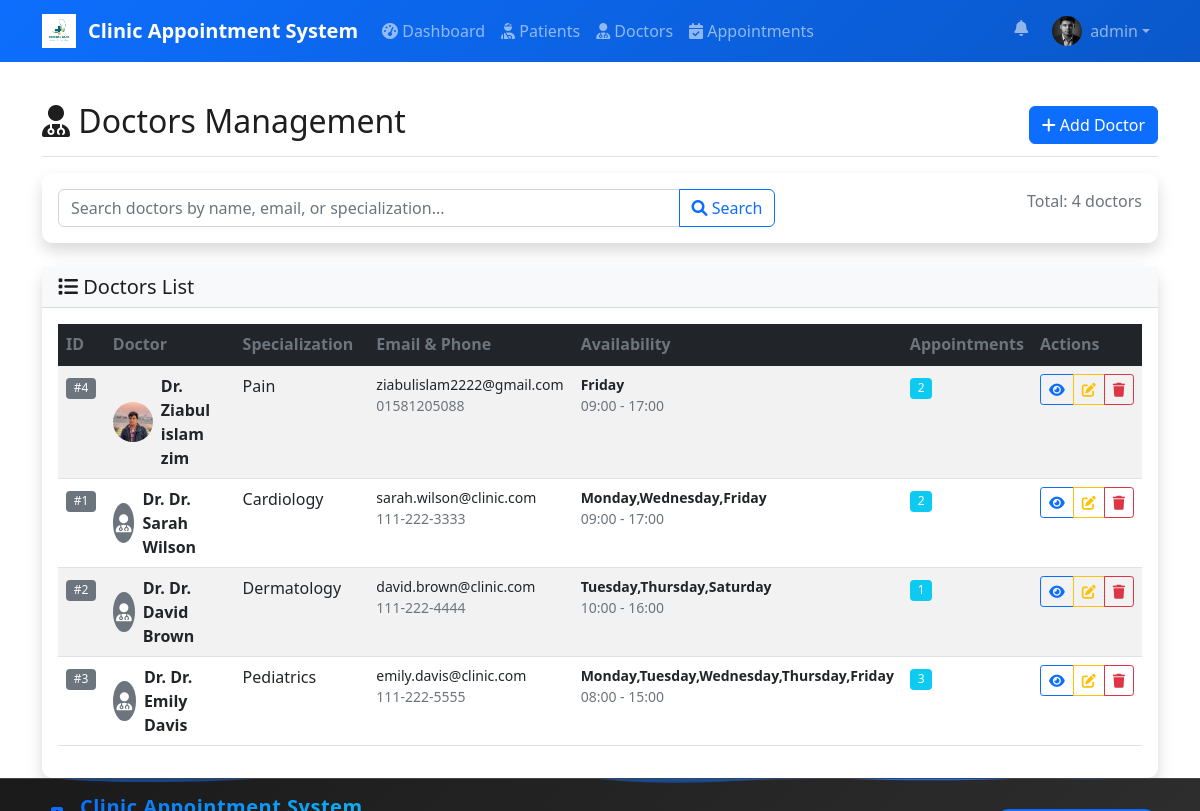
Page /pages/doctors.php (signed in) on the committed database.
### tables this page shows
CREATE TABLE `users` (
  `user_id` int(11) NOT NULL,
  `username` varchar(50) NOT NULL,
  `password` varchar(255) NOT NULL,
  `email` varchar(100) DEFAULT NULL,
  `first_name` varchar(50) DEFAULT NULL,
  `last_name` varchar(50) DEFAULT NULL,
  `profile_picture` varchar(255) DEFAULT NULL,
  `role` enum('admin','receptionist','doctor','patient') DEFAULT 'receptionist',
  `doctor_id` int(11) DEFAULT NULL,
  `created_at` timestamp NOT NULL DEFAULT current_timestamp()
);

CREATE TABLE `doctors` (
  `doctor_id` int(11) NOT NULL,
  `first_name` varchar(50) NOT NULL,
  `last_name` varchar(50) NOT NULL,
  `specialization` varchar(100) DEFAULT NULL,
  `email` varchar(100) DEFAULT NULL,
  `phone` varchar(15) DEFAULT NULL,
  `license_number` varchar(50) DEFAULT NULL,
  `available_days` set('Monday','Tuesday','Wednesday','Thursday','Friday','Saturday','Sunday') DEFAULT NULL,
  `consultation_fee` decimal(8,2) DEFAULT NULL,
  `available_time_start` time DEFAULT NULL,
  `available_time_end` time DEFAULT NULL,
  `profile_picture` varchar(255) DEFAULT NULL,
  `created_at` timestamp NOT NULL DEFAULT current_timestamp()
);

### config/config.php (called while the page is built, shortened)
<?php
if (file_exists(__DIR__ . '/../includes/functions.php')) {
    require_once __DIR__ . '/../includes/functions.php';
}
function isLoggedIn() {
    return isset($_SESSION['user_id']);
}
?>

### includes/functions.php (called while the page is built, shortened)
<?php
function pageFadeIn() {
    return 'fade-in';
}
?>

### pages/doctors.php (the view, shortened to what this page needs)
<?php
require_once '../includes/header.php';
try {
    $search = isset($_GET['search']) ? sanitizeInput($_GET['search']) : '';
    $where_clause = '';
    $count_query = "SELECT COUNT(*) as total FROM doctors $where_clause";
    $count_stmt = $db->prepare($count_query);
    $count_stmt->execute();
    $total = $count_stmt->fetch(PDO::FETCH_ASSOC)['total'];
    $page = isset($_GET['page']) ? (int)$_GET['page'] : 1;
    $per_page = 10;
    $offset = ($page - 1) * $per_page;
    $query = "SELECT d.*, (SELECT COUNT(*) FROM appointments a WHERE a.doctor_id = d.doctor_id) as total_appointments
              FROM doctors d $where_clause ORDER BY d.created_at DESC LIMIT :offset, :per_page";
    $stmt = $db->prepare($query);
    $stmt->bindValue(':offset', $offset, PDO::PARAM_INT);
    $stmt->bindValue(':per_page', $per_page, PDO::PARAM_INT);
    $stmt->execute();
    $doctors = $stmt->fetchAll(PDO::FETCH_ASSOC);
} catch (PDOException $e) {
    logAction("DOCTORS_PAGE_ERROR", "Database error: " . $e->getMessage());
    $error = "Failed to load doctors data.";
}
?>
<div class="d-flex justify-content-between flex-wrap flex-md-nowrap align-items-center pt-3 pb-2 mb-3 border-bottom">
    <h1 class="h2"><i class="fas fa-user-md"></i> Doctors Management</h1>
    <div class="btn-toolbar mb-2 mb-md-0">
        <a href="add_doctor.php" class="btn btn-primary">
            <i class="fas fa-plus"></i> Add Doctor
        </a>
    </div>
</div>
<div class="card shadow mb-4">
    <div class="card-body">
        <form method="GET" action="" class="row g-3">
            <div class="col-md-8">
                <div class="input-group">
                    <input type="text" class="form-control" name="search" placeholder="Search doctors by name, email, or specialization..." value="<?php echo htmlspecialchars($search); ?>">
                    <button class="btn btn-outline-primary" type="submit">
                        <i class="fas fa-search"></i> Search
                    </button>
                </div>
            </div>
            <div class="col-md-4 text-end">
                <span class="text-muted ms-2">Total: <?php echo $total; ?> doctors</span>
            </div>
        </form>
    </div>
</div>
<div class="card shadow">
    <div class="card-header bg-light">
        <h5 class="card-title mb-0"><i class="fas fa-list"></i> Doctors List</h5>
    </div>
    <div class="card-body">
        <?php if (empty($doctors)): ?>
            <div class="text-center py-4">
                <i class="fas fa-user-md fa-3x text-muted mb-3"></i>
                <h5>No doctors found</h5>
                <p class="text-muted">Add doctors to manage schedules and appointments.</p>
                <a href="add_doctor.php" class="btn btn-primary"><i class="fas fa-plus"></i> Add Doctor</a>
            </div>
        <?php else: ?>
            <div class="table-responsive">
                <table class="table table-striped table-hover">
                    <thead class="table-dark">
                        <tr>
                            <th style="width:5%;">ID</th>
                            <th style="width:25%;">Doctor</th>
                            <th style="width:20%;">Specialization</th>
                            <th style="width:20%;">Email & Phone</th>
                            <th style="width:15%;">Availability</th>
                            <th style="width:10%;">Appointments</th>
                            <th style="width:5%;">Actions</th>
                        </tr>
                    </thead>
                    <tbody>
                        <?php foreach ($doctors as $doc): ?>
                            <tr>
                                <td><span class="badge bg-secondary">#<?php echo $doc['doctor_id']; ?></span></td>
                                <td>
                                    <div class="d-flex align-items-center">
                                        <?php if (!empty($doc['profile_picture']) && file_exists(__DIR__ . '/../uploads/doctors/' . $doc['profile_picture'])): ?>
                                            <img src="../uploads/doctors/<?php echo htmlspecialchars($doc['profile_picture']); ?>" alt="Doctor" class="rounded-circle me-2" style="width:40px;height:40px;object-fit:cover;">
                                        <?php else: ?>
                                            <div class="rounded-circle bg-secondary text-white d-flex align-items-center justify-content-center me-2" style="width:40px;height:40px;font-size:18px;"><i class="fas fa-user-md"></i></div>
                                        <?php endif; ?>
                                        <strong>Dr. <?php echo htmlspecialchars($doc['first_name'] . ' ' . $doc['last_name']); ?></strong>
                                    </div>
                                </td>
                                <td><?php echo htmlspecialchars($doc['specialization']); ?></td>
                                <td>
                                    <small>
                                        <div><?php echo htmlspecialchars($doc['email']); ?></div>
                                        <div class="text-muted"><?php echo htmlspecialchars($doc['phone']); ?></div>
                                    </small>
                                </td>
                                <td>
                                    <small>
                                        <div><strong><?php echo htmlspecialchars($doc['available_days']); ?></strong></div>
                                        <div class="text-muted"><?php echo date('H:i', strtotime($doc['available_time_start'])) . ' - ' . date('H:i', strtotime($doc['available_time_end'])); ?></div>
                                    </small>
                                </td>
                                <td><span class="badge bg-info"><?php echo $doc['total_appointments']; ?></span></td>
                                <td>
                                    <div class="btn-group btn-group-sm d-none d-md-inline-flex" role="group">
                                        <a href="view_doctor.php?id=<?php echo $doc['doctor_id']; ?>" class="btn btn-sm btn-outline-primary" title="View"><i class="fas fa-eye"></i></a>
                                        <a href="edit_doctor.php?id=<?php echo $doc['doctor_id']; ?>" class="btn btn-sm btn-outline-warning" title="Edit"><i class="fas fa-edit"></i></a>
                                        <a href="doctors.php?delete_id=<?php echo $doc['doctor_id']; ?>" class="btn btn-sm btn-outline-danger" title="Delete"><i class="fas fa-trash"></i></a>
                                    </div>
                                </td>
                            </tr>
                        <?php endforeach; ?>
                    </tbody>
                </table>
            </div>
        <?php endif; ?>
    </div>
</div>
<?php require_once '../includes/footer.php'; ?>

### includes/header.php (shortened to what this page needs)
<?php
require_once __DIR__ . '/../config/config.php';
?>
<!DOCTYPE html>
<html lang="en">
<head>
    <link href="https://cdn.jsdelivr.net/npm/bootstrap@5.1.3/dist/css/bootstrap.min.css" rel="stylesheet">
    <link rel="stylesheet" href="https://cdnjs.cloudflare.com/ajax/libs/font-awesome/6.0.0/css/all.min.css">
    <link href="../assets/css/style.css" rel="stylesheet">
</head>
<body class="has-fixed-navbar">
    <nav class="navbar navbar-expand-lg navbar-dark navbar-transparent">
        <div class="container">
            <a class="navbar-brand d-flex align-items-center" href="../index.php">
                <?php
                $logoRelPath = '../assets/images/logo_white.png';
                $logoAbsPath = __DIR__ . '/../assets/images/logo_white.png';
                if (file_exists($logoAbsPath)):
                ?>
                    <img src="<?php echo $logoRelPath; ?>" alt="<?php echo SITE_NAME; ?>" style="height:34px;object-fit:contain;margin-right:8px;">
                <?php else: ?>
                    <i class="fas fa-hospital-alt me-2"></i>
                <?php endif; ?>
                <span class="ms-1"><?php echo SITE_NAME; ?></span>
            </a>
            <div class="collapse navbar-collapse" id="navbarNav">
                <?php if (isLoggedIn()): ?>
                <ul class="navbar-nav me-auto">
                    <li class="nav-item">
                        <a class="nav-link" href="../pages/dashboard.php"><i class="fas fa-tachometer-alt"></i> Dashboard</a>
                    </li>
                    <?php $role = strtolower($_SESSION['role'] ?? ''); ?>
                    <?php if ($role === 'doctor'): ?>
                        <li class="nav-item">
                            <a class="nav-link" href="../pages/prescriptions.php"><i class="fas fa-file-prescription"></i> Prescriptions</a>
                        </li>
                    <?php else: ?>
                        <li class="nav-item">
                            <a class="nav-link" href="../pages/patients.php"><i class="fas fa-user-injured"></i> Patients</a>
                        </li>
                        <li class="nav-item">
                            <a class="nav-link" href="../pages/doctors.php"><i class="fas fa-user-md"></i> Doctors</a>
                        </li>
                        <li class="nav-item">
                            <a class="nav-link" href="../pages/appointments.php"><i class="fas fa-calendar-check"></i> Appointments</a>
                        </li>
                    <?php endif; ?>
                </ul>
                <?php endif; ?>
                <ul class="navbar-nav">
                    <?php if (isLoggedIn()):
                        $avatarUrl = '../assets/images/default_avatar.png';
                        if (defined('DB_OK') && DB_OK && isset($db) && $db instanceof PDO) {
                            try {
                                $uqq = $db->prepare('SELECT profile_picture, first_name, last_name FROM users WHERE user_id = :id LIMIT 1');
                                $uqq->bindParam(':id',
                                    $_SESSION['user_id']);
                                $uqq->execute();
                                $urow = $uqq->fetch(PDO::FETCH_ASSOC);
                                if (!empty($urow['profile_picture']) && file_exists(__DIR__ . '/../uploads/users/' . $urow['profile_picture'])) {
                                    $avatarUrl = '../uploads/users/' . $urow['profile_picture'];
                                }
                            } catch (Throwable $e) { $profileFullName = $_SESSION['username']; }
                        }
                    ?>
                        <li class="nav-item dropdown position-relative me-2">
                            <a class="nav-link position-relative" href="#" id="notificationBell" role="button" data-bs-toggle="dropdown" aria-expanded="false">
                                <i class="fas fa-bell"></i>
                            </a>
                        </li>
                        <li class="nav-item dropdown">
                            <a class="nav-link dropdown-toggle d-flex align-items-center" href="#" id="userMenu" role="button" data-bs-toggle="dropdown" aria-expanded="false">
                                <img src="<?php echo $avatarUrl; ?>" alt="avatar" style="width:30px;height:30px;object-fit:cover;border-radius:50%;margin-right:8px;">
                                <span class="d-none d-md-inline"><?php echo htmlspecialchars($_SESSION['username']); ?></span>
                            </a>
                        </li>
                    <?php endif; ?>
                </ul>
            </div>
        </div>
    </nav>
    <div class="container mt-4 <?php echo function_exists('pageFadeIn') ? pageFadeIn() : ''; ?>">

### assets/css/style.css (style rules this page uses)
:root { --primary-color: #0d6efd; --secondary-color: #6c757d; --success-color: #198754; --danger-color: #dc3545; --warning-color: #ffc107; --info-color: #0dcaf0; --bg: #ffffff; --panel-bg: #ffffff; --text-color: #1e1e1e; --muted-color: #6c757d; --navbar-rgba: 10,25,41; }
html, body { width: 100%; height: 100%; overflow-y: auto; pointer-events: auto; }
body { font-family: 'Segoe UI', Tahoma, Geneva, Verdana, sans-serif; background-color: var(--bg); color: var(--text-color); }
.card { border: none; border-radius: 10px; background: var(--panel-bg); box-shadow: 0 0.15rem 1.75rem 0 rgba(58, 59, 69, 0.08); transition: all 0.3s; }
.navbar-brand { font-weight: 600; }
.table th { border-top: none; font-weight: 600; color: var(--secondary-color); }
.btn { border-radius: 6px; font-weight: 500; }
.badge { font-size: 0.75em; font-weight: 500; }
.form-control, .form-select { border-radius: 6px; border: 1px solid #d1d3e2; }
.navbar-dark { background: linear-gradient(135deg, var(--primary-color) 0%, #0a58ca 100%); }

### includes/footer.php (style rules this page uses)
.fade-in { animation: fadeIn 1.5s ease-out; }
html, body { height: 100%; }
body { display: flex; flex-direction: column; min-height: 100vh; }
.container { flex: 1; }

### rows in the picture
users: profile_picture (picture)
doctors: doctor_id "4", profile_picture (picture), first_name+last_name "Ziabul islam zim", specialization "Pain", email "ziabulislam2222@gmail.com", phone "01581205088", available_days "Friday", available_time_start "09:00", available_time_end "17:00", total_appointments "2"
doctors: doctor_id "1", first_name+last_name "Dr. Sarah Wilson", specialization "Cardiology", email "sarah.wilson@clinic.com", phone "111-222-3333", available_days "Monday,Wednesday,Friday", available_time_start "09:00", available_time_end "17:00", total_appointments "2"
doctors: doctor_id "2", first_name+last_name "Dr. David Brown", specialization "Dermatology", email "david.brown@clinic.com", phone "111-222-4444", available_days "Tuesday,Thursday,Saturday", available_time_start "10:00", available_time_end "16:00", total_appointments "1"
doctors: doctor_id "3", first_name+last_name "Dr. Emily Davis", specialization "Pediatrics", email "emily.davis@clinic.com", phone "111-222-5555", available_days "Monday,Tuesday,Wednesday,Thursday,Friday", available_time_start "08:00", available_time_end "15:00", total_appointments "3"

### other values in the picture
SITE_NAME "Clinic Appointment System"
$_SESSION['username'] "admin"
$total "4"
